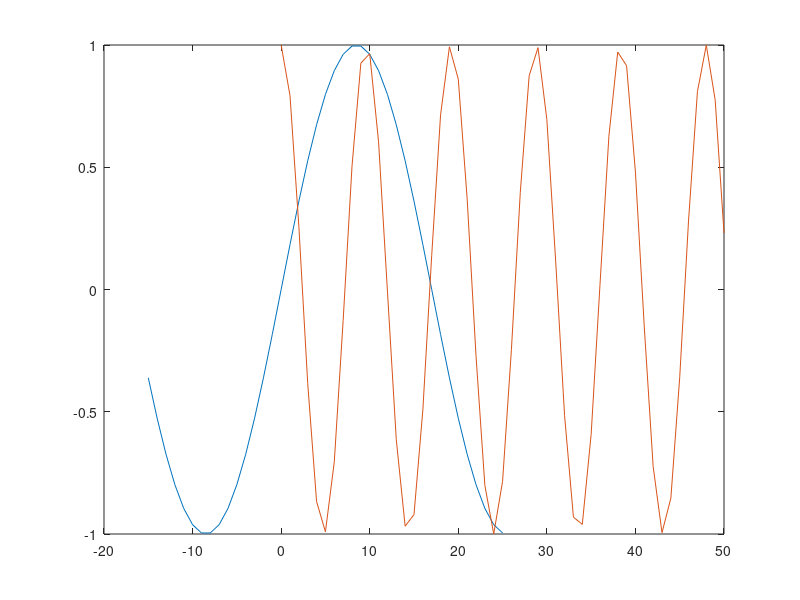
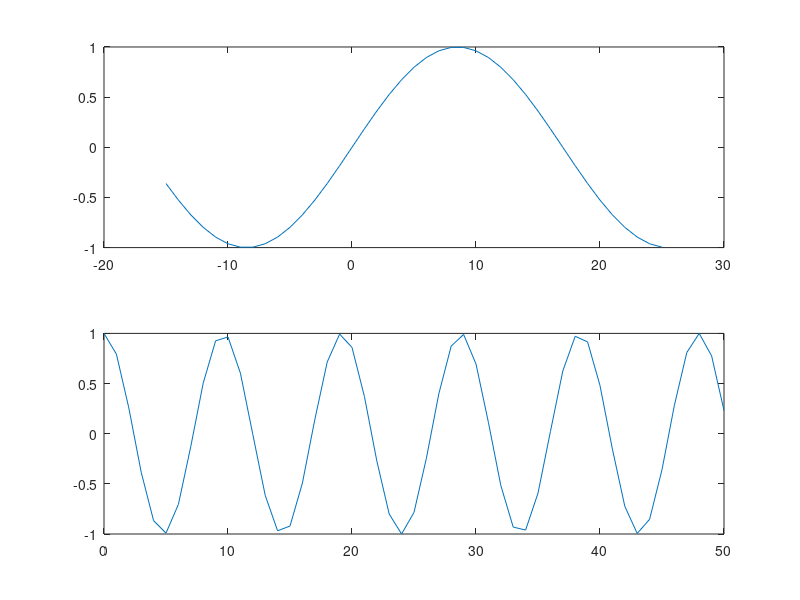
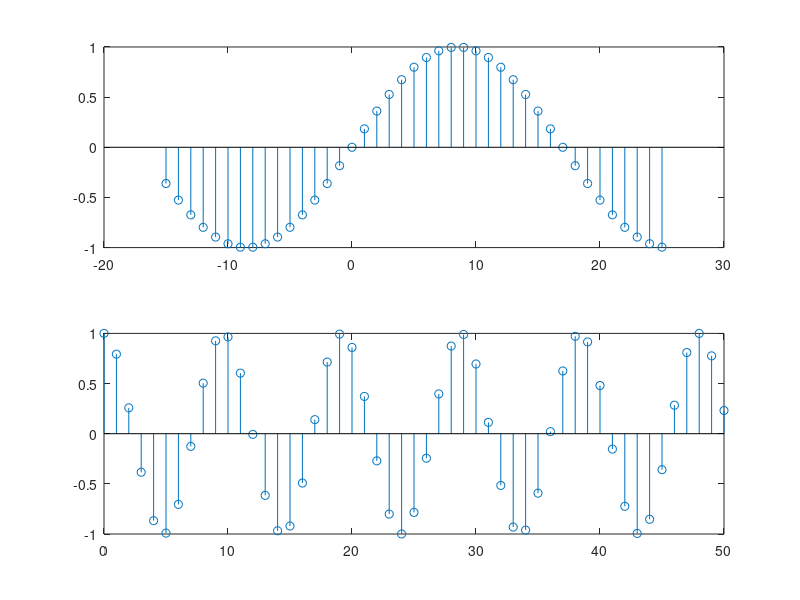

Reproduce these figures in MATLAB, in order.
function T1_ex4c_Orza_Oana()

n=-15:25;
x1=sin(pi*n/17);

m=0:50;
x2=cos(pi*m/sqrt(23));


%pe aelasi grafic
plot(n,x1),grid
hold on
plot(m,x2),grid


%2 miniferestre (plot)
figure
subplot(2,1,1),grid,plot(n,x1)
subplot(2,1,2),grid,plot(m,x2)

%2  miniferestre (stem)
figure
subplot(2,1,1),grid,stem(n,x1)
subplot(2,1,2),grid,stem(m,x2)
